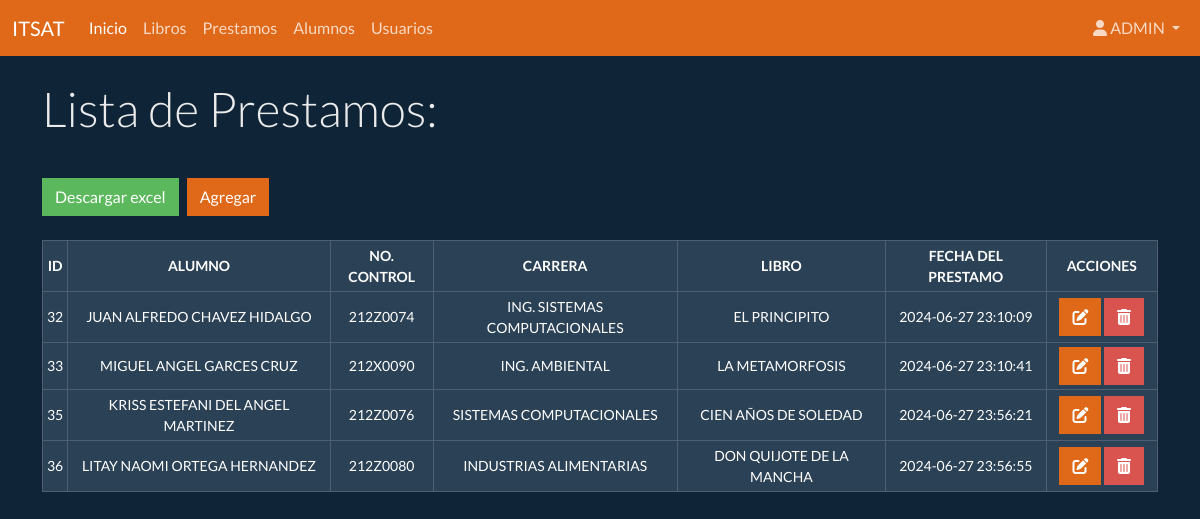
Screenshot of /index.php?type=loans&action=index (signed in) with the database file from the repository.
### tables this page shows
CREATE TABLE `loans` (
  `id` int(11) NOT NULL,
  `student_name` varchar(255) NOT NULL,
  `control_number` varchar(255) NOT NULL,
  `career` varchar(255) NOT NULL,
  `book_id` int(11) NOT NULL,
  `created_at` timestamp NOT NULL DEFAULT current_timestamp()
);

CREATE TABLE `books` (
  `id` int(11) NOT NULL,
  `title` varchar(255) NOT NULL,
  `author` varchar(255) NOT NULL,
  `edition` varchar(255) NOT NULL,
  `isbn` varchar(255) NOT NULL,
  `area` varchar(255) NOT NULL
);

### controllers/LoanController.php (called while the page is built, shortened)
<?php
require_once __DIR__ . '/../config/database.php';
require_once __DIR__ . '/../models/Loan.php';
class LoanController {
    private $loan;
    public function __construct() {
        $database = new Database();
        $this->db = $database->getConnection();
        $this->loan = new Loan($this->db);
    }
    public function index() {
        $stmt = $this->loan->read();
        $loans = $stmt->fetchAll(PDO::FETCH_ASSOC);
        require __DIR__ . '/../views/loans/index.php';
    }
}
?>

### config/database.php (called while the page is built, shortened)
<?php
class Database {
    private $host = "localhost";
    private $db_name = "library";
    private $username = "root";
    private $password = "";
    public function getConnection() {
        $this->conn = null;
        try {
            $this->conn = new PDO("mysql:host=" . $this->host . ";dbname=" . $this->db_name, $this->username, $this->password);
            $this->conn->exec("set names utf8");
        } catch(PDOException $exception) {
            echo "Connection error: " . $exception->getMessage();
        }
        return $this->conn;
    }
}
?>

### models/Loan.php (called while the page is built, shortened)
<?php
class Loan {
    private $conn;
    private $table_name = "loans";
    public function __construct($db) {
        $this->conn = $db;
    }
    function read() {
        $query = "SELECT loans.*, books.title as book_title FROM " . $this->table_name . " INNER JOIN books ON loans.book_id = books.id";
        $stmt = $this->conn->prepare($query);
        $stmt->execute();
        return $stmt;
    }
}
?>

### views/loans/index.php (the view, shortened to what this page needs)
<!DOCTYPE html>
<html>
<head>
<?php  require_once __DIR__ . '/../template/header.php'; ?>
    <div class="col-md-12">
        <div class="table-responsive">
            <table class="table table-bordered table-dark text-center table-sm">
                <h1 class="display-5">Lista de Prestamos:</h1> <br>
                    <a type="button" class="btn btn-success mb-3" href="././excel.php">Descargar excel</a>
                    <?php if (isset($_SESSION['role']) && $_SESSION['role']  == 'admin'): ?>
                        <a type="button" class="btn btn-primary mb-4 m-2" href="index.php?type=loans&action=create">Agregar</a>
                    <?php endif; ?>
                <thead class="align-middle">
                    <tr>
                        <th>ID</th>
                        <th>ALUMNO</th>
                        <th>NO. CONTROL</th>
                        <th>CARRERA</th>
                        <th>LIBRO</th>
                        <th>FECHA DEL PRESTAMO</th>
                    <?php if (isset($_SESSION['role']) && $_SESSION['role']  == 'admin'): ?>
                        <th>ACCIONES</th>
                    <?php endif; ?>
                    </tr>
                </thead>
                <tbody class="align-middle">
                    <?php foreach($loans as $loan): ?>
                        <tr>
                            <td><?php echo $loan['id']; ?></td>
                            <td><?php echo $loan['student_name']; ?></td>
                            <td><?php echo $loan['control_number']; ?></td>
                            <td><?php echo $loan['career']; ?></td>
                            <td><?php echo $loan['book_title']; ?></td>
                            <td><?php echo $loan['created_at']; ?> </td>
                            <?php if (isset($_SESSION['role']) && $_SESSION['role']  == 'admin'): ?>
                            <td style="width: 10%;">
                                 <a type="button" class="btn btn-primary" href="index.php?type=loans&action=edit&id=<?php echo $loan['id']; ?>"><i class="fas fa-edit"></i></a>
                                 <a type="button" class="btn btn-danger" href="index.php?type=loans&action=delete&id=<?php echo $loan['id']; ?>" onclick="return confirm('¿Estás seguro de eliminar este préstamo?');"><i class="fas fa-trash-alt"></i></a>
                            </td>
                            <?php endif; ?>
                        </tr>
                        <?php endforeach; ?>
                </tbody>
            </table>
        </div>
    </div>
    <?php  require_once __DIR__ . '/../template/footer.php'; ?>

### rows the page displays
loans: id "32", student_name "JUAN ALFREDO CHAVEZ HIDALGO", control_number "212Z0074", career "ING. SISTEMAS COMPUTACIONALES", book.title "EL PRINCIPITO", created_at "2024-06-27 23:10:09"
loans: id "33", student_name "MIGUEL ANGEL GARCES CRUZ", control_number "212X0090", career "ING. AMBIENTAL", book.title "LA METAMORFOSIS", created_at "2024-06-27 23:10:41"
loans: id "35", student_name "KRISS ESTEFANI DEL ANGEL MARTINEZ", control_number "212Z0076", career "SISTEMAS COMPUTACIONALES", book.title "CIEN AÑOS DE SOLEDAD", created_at "2024-06-27 23:56:21"
loans: id "36", student_name "LITAY NAOMI ORTEGA HERNANDEZ", control_number "212Z0080", career "INDUSTRIAS ALIMENTARIAS", book.title "DON QUIJOTE DE LA MANCHA", created_at "2024-06-27 23:56:55"

### other values shown
$_SESSION['username'] "ADMIN"
